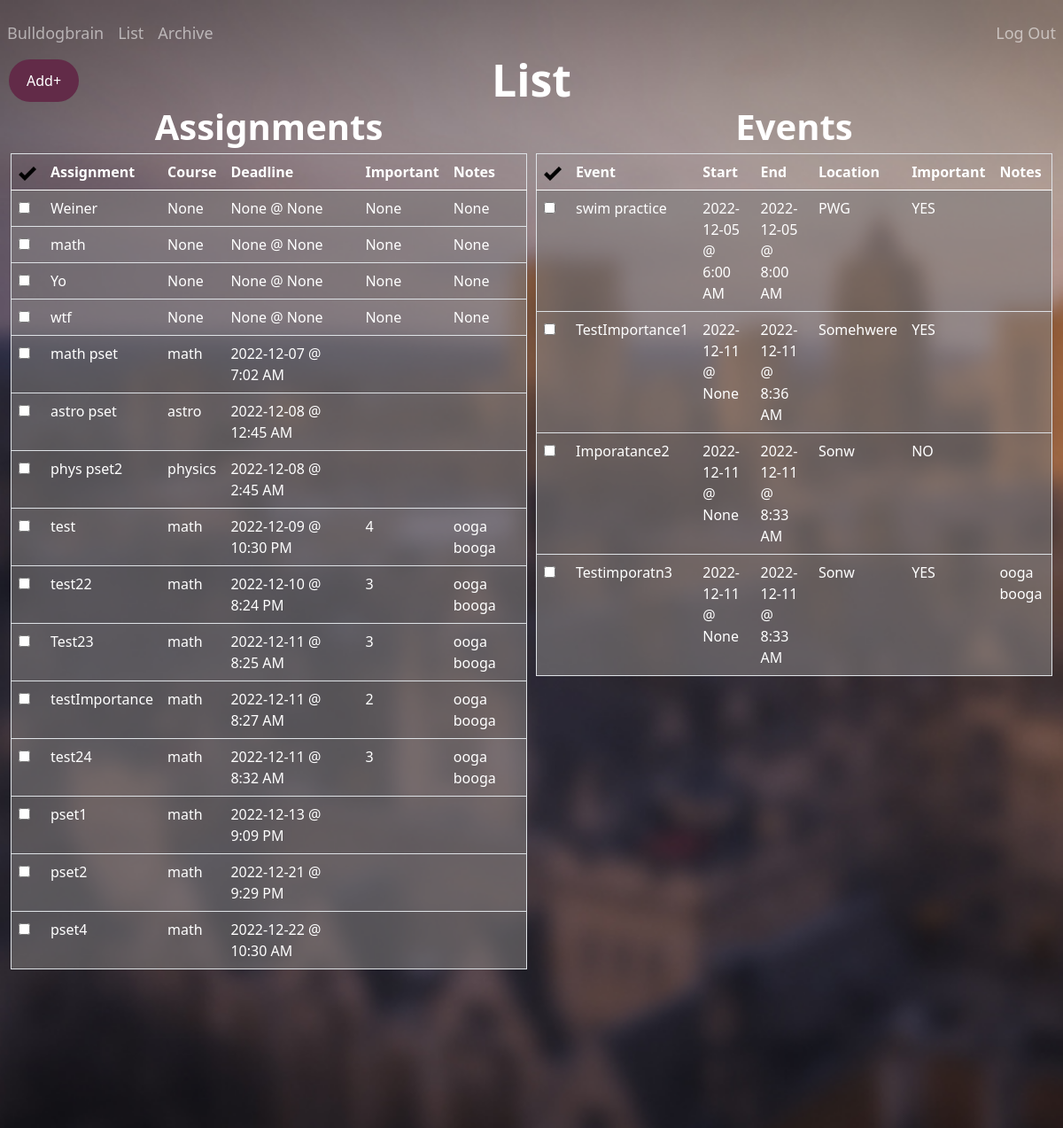
Page /list (signed in) on the earlier database version.
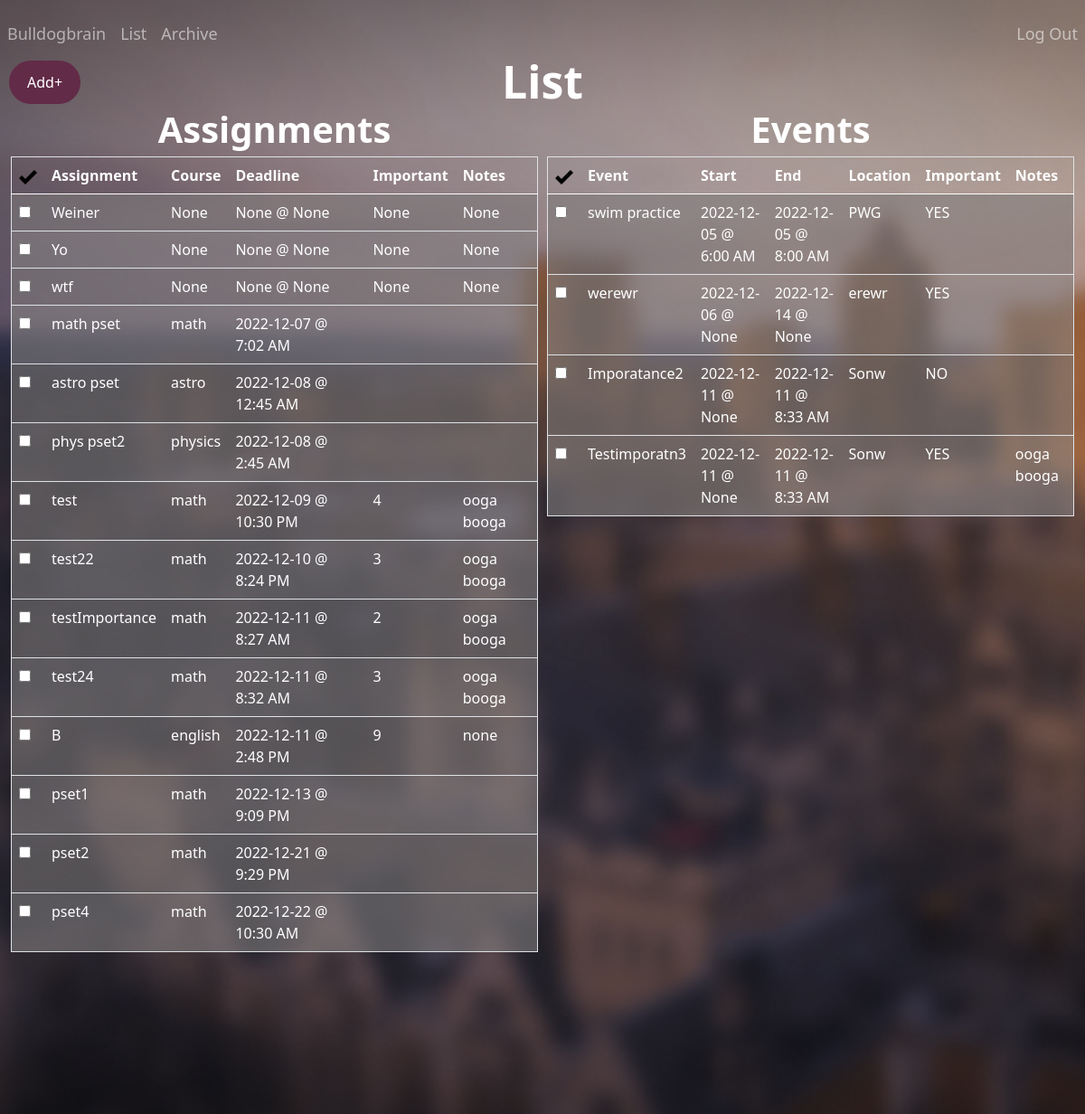
Same page on the later database version.
### tables this page shows
CREATE TABLE "assignments"(
    'id' INTEGER PRIMARY KEY AUTOINCREMENT NOT NULL, 
    'title' TEXT, 
    'course' TEXT, 
    'deadline' TEXT, 
    'importance' INTEGER, 
    'notes' TEXT, 
    'user_id' INTEGER, 'completed' INTEGER NOT NULL DEFAULT '0' CHECK (completed IN (0, 1)),
    FOREIGN KEY (user_id)
    REFERENCES users (id));

CREATE TABLE 'events'(
    'event_id' INTEGER PRIMARY KEY AUTOINCREMENT NOT NULL, 
    'title' TEXT,
    'location' TEXT, 
    'start_date' TEXT,
    'start_time' TEXT, 
    'end_date' TEXT,
    'end_time' TEXT,
    'importance' INTEGER, 
    'notes' TEXT, 
    'user_id' INTEGER, 'completed' INTEGER NOT NULL DEFAULT '0' CHECK (completed IN (0, 1)),
    FOREIGN KEY (user_id)
    REFERENCES users (id));

### app.py (the view)
@app.route("/list", methods=["GET", "POST"])
def list():
    assignments = db.execute(
            "SELECT id, title, course, date(deadline) as date, CASE WHEN StrFTime('%H', deadline) % 12 = 0 THEN 12 ELSE StrFTime('%H', deadline) % 12 END || ':' || StrFTime('%M', deadline) || ' ' || CASE WHEN CAST(StrFTime('%H', deadline) AS INTEGER) > 12 THEN 'PM' ELSE 'AM' END 'time', importance, notes FROM assignments WHERE user_id = ? AND completed != 1 ORDER BY deadline ASC", session["user_id"])
    events = db.execute(
            "SELECT event_id, title, location, start_date, CASE WHEN StrFTime('%H', start_time) % 12 = 0 THEN 12 ELSE StrFTime('%H', start_time) % 12 END || ':' || StrFTime('%M', start_time) || ' ' || CASE WHEN CAST(StrFTime('%H', start_time) AS INTEGER) > 12 THEN 'PM' ELSE 'AM' END 'start_time', end_date, CASE WHEN StrFTime('%H', end_time) % 12 = 0 THEN 12 ELSE StrFTime('%H', end_time) % 12 END || ':' || StrFTime('%M', end_time) || ' ' || CASE WHEN CAST(StrFTime('%H', end_time) AS INTEGER) > 12 THEN 'PM' ELSE 'AM' END 'end_time', importance, notes FROM events WHERE user_id = ? AND completed != 1 ORDER BY start_date ASC, start_time ASC", session["user_id"])
    if request.method == "POST":
        assignment_id = request.form.get("assignment_id")
        db.execute("UPDATE assignments SET completed = '1' WHERE id = ?", assignment_id)
        event_id = request.form.get("event_id")
        db.execute("UPDATE events SET completed = '1' WHERE event_id = ?", event_id)
        return redirect("/list")
    else:
        return render_template("list.html", assignments=assignments, events=events)

### app.py (called while the page is built)
@app.after_request
def after_request(response):
    response.headers["Cache-Control"] = "no-cache, no-store, must-revalidate"
    response.headers["Expires"] = 0
    response.headers["Pragma"] = "no-cache"
    return response

### templates/list.html (shortened to what this page needs)
{% extends "layout.html" %}
{% block main %}
<strong style = "position:relative; top:-110px; font-size: 50px; color:white;">List</strong>
<div class="row">
<div class="column">
    <strong style = "position:relative; top:-130px; font-size: 40px; color:white;">Assignments</strong>
            <table style = "position:relative; top:-130px" class="table table-striped">
            <thead>
                <tr style="color:white;">
                    <th><img src="static/images/checkMark.png" alt="Checkmark" width="20" height="20"></th>
                    <th>Assignment</th>
                    <th>Course</th>
                    <th>Deadline</th>
                    <th>Important</th>
                    <th>Notes</th>
                </tr>
            </thead>
            <tbody>
                {% for assignments in assignments %}
                <tr style="color:white;  background-color:rgba(137, 133, 133, 0.55);"">
                    <td>
                        <form id="completion" action="/list" method="post">
                            <input autocomplete="off" type="checkbox" id="assignment_id" name="assignment_id" value="{{ assignments.id }}" onclick="submit()" required>
                        </form>
                    </td>
                    <td>{{ assignments.title }}</td>
                    <td>{{ assignments.course }}</td>
                    <td>{{ assignments.date }} @ {{ assignments.time }}</td>
                    <td>{{ assignments.importance }}</td>
                    <td>{{ assignments.notes }}</td>
                </tr>
                {% endfor %}
            </tbody>
        </table>
    </div>
    <div class="column">
        <strong style = "position:relative; top:-130px; font-size: 40px; color:white; ">Events</strong>
            <table style = "position:relative; top:-130px" class="table table-striped">
            <thead>
                <tr style="color:white;">
                    <th><img src="static/images/checkMark.png" alt="Checkmark" width="20" height="20"></th>
                    <th>Event</th>
                    <th>Start</th>
                    <th>End</th>
                    <th>Location</th>
                    <th>Important</th>
                    <th>Notes</th>
                </tr>
            </thead>
            <tbody>
                {% for events in events %}
                <tr style="color:white;  background-color:rgba(137, 133, 133, 0.55);"">
                    <td>
                        <form id="completion" action="/list" method="post">
                            <input autocomplete="off" type="checkbox" id="event_id" name="event_id" value="{{ events.event_id }}" onclick="submit()" required>
                        </form>
                    </td>
                    <td>{{ events.title }}</td>
                    <td>{{ events.start_date }} @ {{ events.start_time }}</td>
                    <td>{{ events.end_date }} @ {{ events.end_time }}</td>
                    <td>{{ events.location }}</td>
                    <td>{{ events.importance }}</td>
                    <td>{{ events.notes }}</td>
                </tr>
                {% endfor %}
            </tbody>
        </table>
    </div>
</div>
{% endblock %}

Differences in the rows shown:
no longer on this page (row edited): assignments: title "math", course "None", date "None", time "None", importance "None", notes "None"
no longer on this page (row edited): assignments: title "Test23", course "math", date "2022-12-11", time "8:25 AM", importance "3", notes "ooga booga"
no longer on this page (row edited): events: title "TestImportance1", start_date "2022-12-11", start_time "None", end_date "2022-12-11", end_time "8:36 AM", location "Somehwere", importance "YES"
added assignments: title "B", course "english", date "2022-12-11", time "2:48 PM", importance "9", notes "none"
now on this page (row edited): events: title "werewr", start_date "2022-12-06", start_time "None", end_date "2022-12-14", end_time "None", location "erewr", importance "YES"
